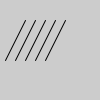
Frame 1 (no input)
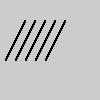
Frame 60 (the mouse pressed at the canvas centre just before this capture)
Frame 120 (the mouse held since frame 60 and released just before this capture): identical to frame 60, image omitted

The Processing sketch that drew these frames (run headless with seeded random() and noise(); from frame 60 on, the mouse is pressed at the canvas centre):

// Processing sketch: DAvent_C2E3
// ── DAvent_C2E3.pde
void setup(){ 
  size(100,100);
}
void drawlines(){
int x =5; //Set horizontal position
int y = 60; // Set vertical postion
line(x, y, x+20, y-40);
line(x+10, y, x+30, y-40);
line(x+20, y, x+40, y-40);
line(x+30, y, x+50, y-40);
line(x+40, y, x+60, y-40);
}
void draw(){
drawlines();
}
